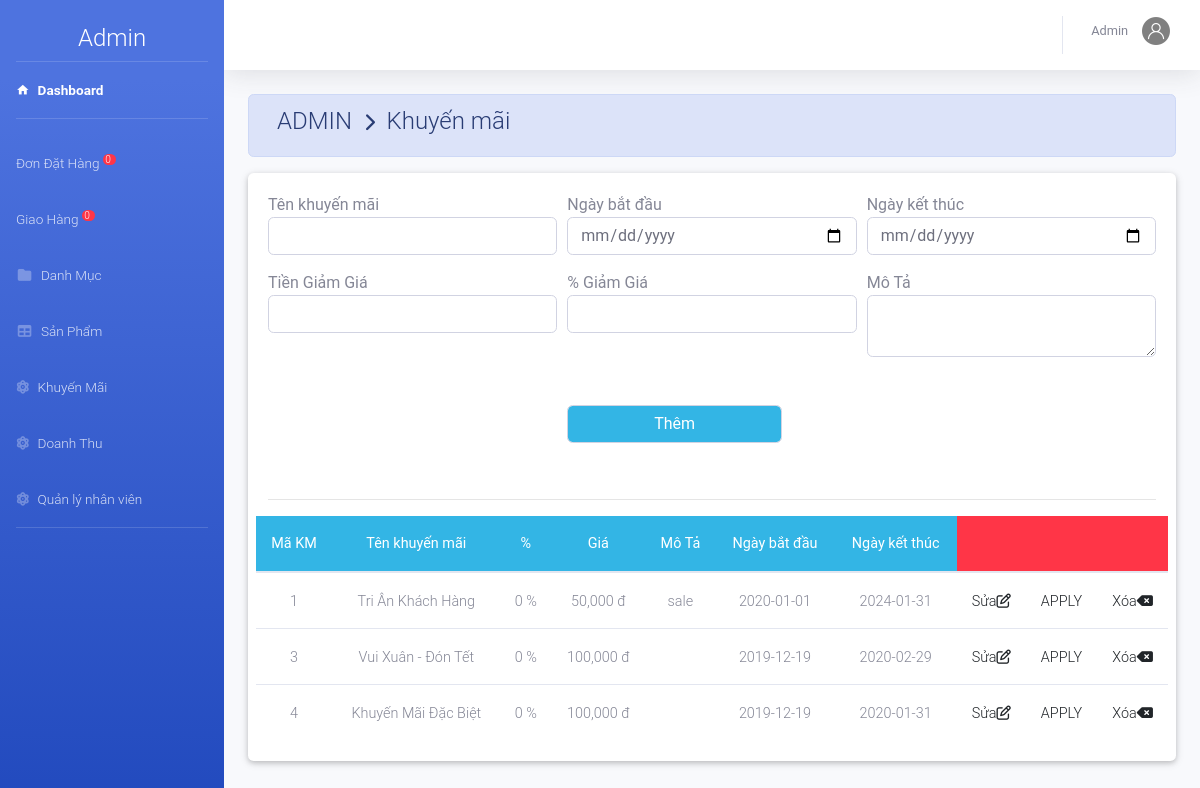
/admin/index.php?action=khuyenmai (signed in), run on the app's committed database.
### tables this page shows
CREATE TABLE `khuyenmai` (
  `MaKM` int(11) NOT NULL,
  `TenKM` varchar(50) DEFAULT NULL,
  `MoTa` varchar(11) DEFAULT NULL,
  `KM_PT` int(5) DEFAULT NULL,
  `TienKM` decimal(10,0) DEFAULT NULL,
  `NgayBD` date DEFAULT NULL,
  `NgayKT` date DEFAULT NULL
);

### admin/khuyenmai/khuyenmai.php (the view)
<?php
	$sql="select * from khuyenmai ";
	$rs=mysqli_query($conn,$sql);
?>
		<div class="row">
			<table class="table table-hover m-auto text-center" >
				<thead class="badge-info" style="font-size: 14px;">
					<tr>
						<th>Mã KM</th><th>Tên khuyến mãi</th><th>%</th><th> Giá</th><th>Mô Tả</th><th>Ngày bắt đầu</th><th>Ngày kết thúc </th><th class="badge-danger" colspan="3"></th>
					</tr>
				</thead>
				<tbody  style="font-size: 12px;">
			 <?php $so=0;
				 while ($row=mysqli_fetch_array($rs)) { ?>
					<tr>
						<td><?php echo $row['MaKM']; ?></td>
						<td><?php echo $row['TenKM']; ?></td>
						<td><?php echo $row['KM_PT'].' %'; ?></td>
						<td><?php echo number_format($row['TienKM']).' đ'; ?></td>
						<td><?php echo $row['MoTa']; ?></td>
						<td><?php echo $row['NgayBD']; ?></td>
						<td><?php echo $row['NgayKT']; ?></td>
						<td><a href="index.php?action=khuyenmai&view=sua&makm=<?php echo $row['MaKM']; ?>" >Sửa<i class="far fa-edit"></i></a></td>
						<td><a href="index.php?action=khuyenmai&view=apply&makm=<?php echo $row['MaKM']; ?>" >APPLY</a></td>
						<td><a href="khuyenmai/xuly.php?xoa=xoa&makm=<?php echo $row['MaKM']; ?>" >Xóa<i class="fas fa-backspace"></i></a></td>
					</tr>
			 <?php	} ?>
				</tbody>
			</table>
		</div>
	</div>
</div>

### data on the page
khuyenmai: MaKM "1", TenKM "Tri Ân Khách Hàng", KM_PT "0", TienKM "50,000", MoTa "sale", NgayBD "2020-01-01", NgayKT "2024-01-31"
khuyenmai: MaKM "3", TenKM "Vui Xuân - Đón Tết", KM_PT "0", TienKM "100,000", NgayBD "2019-12-19", NgayKT "2020-02-29"
khuyenmai: MaKM "4", TenKM "Khuyến Mãi Đặc Biệt", KM_PT "0", TienKM "100,000", NgayBD "2019-12-19", NgayKT "2020-01-31"

### other printed values
$dem "0"
$nv['TenNV'] "Admin"
